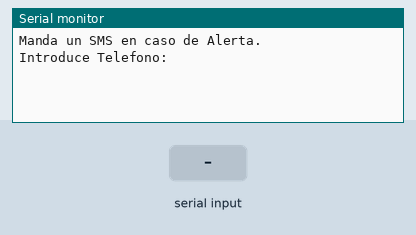
This sketch was run on a simulated Arduino Uno, built with avr-gcc and run on an emulated ATmega328P. Parts: the last lines printed to the serial monitor. The test bench sets the inputs (shaded band). WiFi joins after 1.5 s; servers stay silent unless stated; uploads are accepted with an empty reply.

Above: at 2.2 s.
2.3 s: "GRABADOS\n" received over Serial
At 3.1 s:
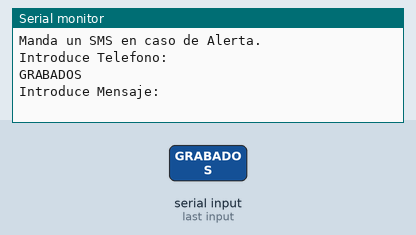
3.8 s: byte 32 (' ') received over Serial
At 4.21 s:
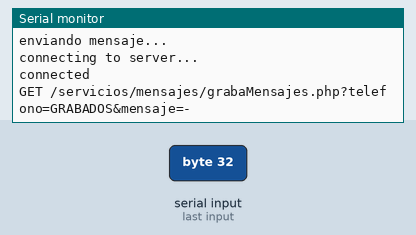
5.3 s: "1\n" received over Serial
At 6.2 s:
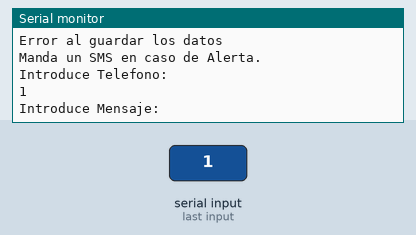
6.8 s: byte 13 ('\r') received over Serial
At 7.2 s:
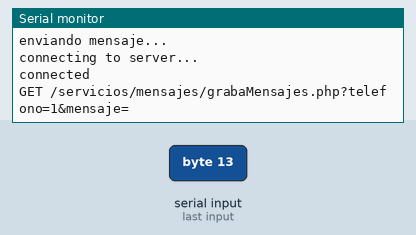

The sketch:

envia_SMS.ino
```cpp
#include <Ethernet.h>
#include <SPI.h>

#define PIN "0000"

byte mac[] = {
  0xDE, 0xAD, 0xBE, 0xEF, 0xFE, 0x11
};
byte ip[] = {
  10, 22, 72, 31
};
byte DNS[] = {
  8, 8, 8, 8
};
byte gateway[] = {
  10, 22, 72, 1
};
byte subnet[] = {
  255, 255, 255, 0
};
char url[] = "www.aprendiendoarduino.com";

EthernetClient client;
String webString = "";
String telefono = "";
String mensaje = "";

void setup()
{
  Ethernet.begin(mac, ip, DNS, gateway, subnet);
  Serial.begin(9600);
  delay(1000);
}

void loop()
{
  String webString = "";
  String telefono = "";
  String mensaje = "";

  Serial.println("Manda un SMS en caso de Alerta.");
  Serial.println("Introduce Telefono:");
  while (Serial.available() == 0) {
  }
  do {
    char caracter_leido = Serial.read();
    if (caracter_leido == ' ') continue;
    if (caracter_leido == '\r') continue;
    if (caracter_leido == '\n') continue;
    telefono += caracter_leido;
    delay(5);
  }  while (Serial.available() > 0);
  Serial.println(telefono);

  Serial.println("Introduce Mensaje:");
  while (Serial.available() == 0) {
  }
  do {
    char caracter_leido = Serial.read();
    if (caracter_leido == ' ') caracter_leido = '-';
    if (caracter_leido == '\r') continue;
    if (caracter_leido == '\n') continue;
    mensaje += caracter_leido;
    delay(5);
  }  while (Serial.available() > 0);
  Serial.println(mensaje);

  grabaDatos(telefono, mensaje);
  delay(200);

  while (client.available() == 0) {
  }

  if (client.available()) {
    Serial.println("Respuesta del Servidor---->");
    while (client.available()) {
      char c = client.read();
      webString += c;
    }
    Serial.println(webString);
    if (webString.indexOf("GRABADOS") >= 0) Serial.println("Datos guardados correctamente");
    else Serial.println("Error al guardar los datos");

    client.stop();

  }
}

void grabaDatos(String telefono, String mensaje) {
  Serial.println("enviando mensaje... ");

  Serial.println("connecting to server...");
  if (client.connect(url, 80)) {
    Serial.println("connected");
    client.print("GET /servicios/SMS/saveSMS.php?telefono=");
    client.print(telefono);
    client.print("&mensaje=");
    client.print(mensaje);
    client.print("&pin=");
    client.print((String)PIN);
    client.println(" HTTP/1.1");
    client.println("Host: www.aprendiendoarduino.com");
    client.println("Connection: close");
    client.println();
    Serial.print("GET /servicios/mensajes/grabaMensajes.php?telefono=");
    Serial.print(telefono);
    Serial.print("&mensaje=");
    Serial.println(mensaje);
  }
  else {
    Serial.println("connection failed");
  }
}
```

Measured:
- after the input at 2.3 s, the serial monitor: prints a new line at once (image 1)
- after the input at 3.8 s, the serial monitor: prints a new line at once (image 2)
- after the input at 5.3 s, the serial monitor: prints a new line at once (image 3)
- after the input at 6.8 s, the serial monitor: prints a new line after 0.21 s (image 4)
